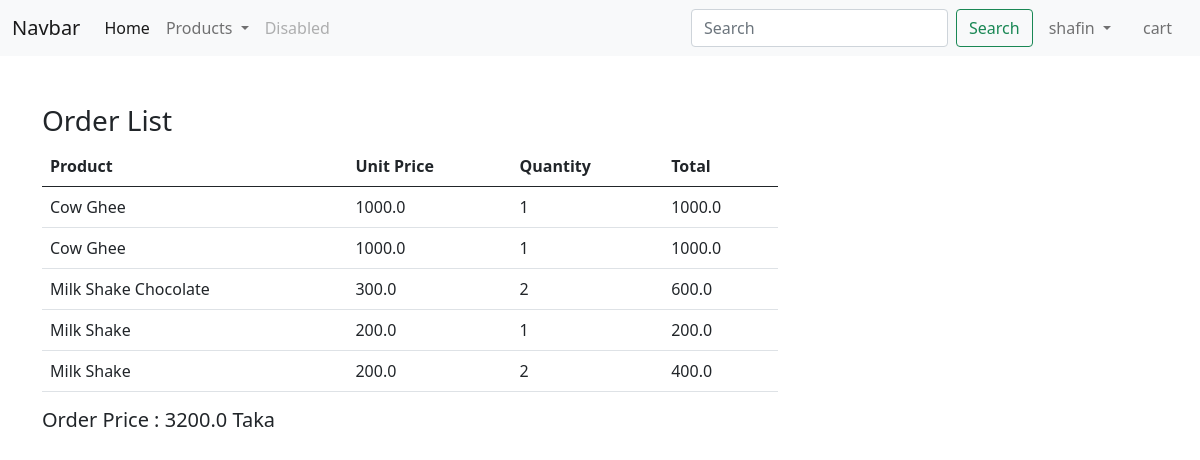
/order/ (signed in), run on the app's committed database.
### app/models.py (models this page shows, shortened)
class Order(models.Model):
    user = models.ForeignKey(User, on_delete=models.CASCADE)
    product = models.ForeignKey(Product, on_delete=models.CASCADE)
    quantity = models.PositiveIntegerField(default=1)
    total_cost = models.FloatField()
    ordered_date = models.DateTimeField(auto_now_add=True)

class Product(models.Model):
    title = models.CharField(max_length=100)
    price = models.FloatField()
    description = models.TextField()
    image = models.ImageField(upload_to='product')
    category = models.CharField(choices=CATEGORY_CHOICES,  max_length=5,null=True, blank=True)

### app/views.py (the view)
# urls.py: path('order/',views.order, name="order"),
def order(request):
    user = request.user
    print(user)
    order = OrderView.order.objects.filter(user=user)
    tot=0
    for item in order:
        tot += item.total_cost
    return render(request, 'app/order.html',locals())

### app/templates/app/order.html (shortened to what this page needs)
{% extends "app/base.html" %}
{% load static %}
{% block content %}
    <div class="container my-5">
        <div class="row">
            <h3> Order List</h3>
        </div>
        <div class="row">
            <div class="col-md-8">
                <table class="table">
                    <thead>
                        <tr>
                            <th scope="col">Product</th>
                            <th scope="col">Unit Price</th>
                            <th scope="col">Quantity</th>
                            <th scope="col">Total</th>
                        </tr>
                    </thead>
                    <tbody>
                        {% for item in order %}
                        <tr>
                            <td>{{item.product.title}}</td>
                            <td>{{item.product.price}}</td>
                            <td>{{item.quantity}}
                            </td>
                            <td>{{item.total_cost}}</td>
                        </tr>
                        {% endfor %}
                    </tbody>
                </table>
                <h5> Order Price : {{tot}} Taka</h5>
            </div>
{% endblock content %}

### app/templates/app/base.html (shortened to what this page needs)
<!DOCTYPE html>
{% load static %}
<html lang="en">
    <head>
        <link href="https://cdn.jsdelivr.net/npm/bootstrap@5.0.2/dist/css/bootstrap.min.css" rel="stylesheet">
        <link rel="stylesheet" href="{% static 'app/css/all.min.css' %}">
        <link rel="stylesheet" href="{% static 'app/css/owl.carousel.min.css' %}">
        <link rel="stylesheet" href="{% static 'app/css/style.css' %}">
    </head>
    <body>
        <nav class="navbar navbar-expand-lg navbar-light bg-light">
            <div class="container-fluid">
              <a class="navbar-brand" href="#">Navbar</a>
              <div class="collapse navbar-collapse" id="navbarSupportedContent">
                <ul class="navbar-nav me-auto mb-2 mb-lg-0">
                    {% if request.user.is_authenticated %}
                  <li class="nav-item">
                    <a class="nav-link active" aria-current="page" href="/">Home</a>
                  </li>
                  <li class="nav-item dropdown">
                    <a class="nav-link dropdown-toggle" href="#" role="button" data-bs-toggle="dropdown" aria-expanded="false">
                      Products
                    </a>
                  </li>
                  <li class="nav-item">
                    <a class="nav-link disabled" href="#" tabindex="-1" aria-disabled="true">Disabled</a>
                  </li>
                </ul>
                <form class="d-flex">
                  <input class="form-control me-2" type="search" placeholder="Search" aria-label="Search">
                  <button class="btn btn-outline-success" type="submit">Search</button>
                </form>
              </div>
              <ul class="navbar-nav me-auto mb-2 mb-lg-0">
                <li class="nav-item dropdown mx-2">
                  <a class="nav-link dropdown-toggle text-write" href="#" id="profileDropdown" role="button" data-bs-toggle="dropdown" aria-expanded="false">
                    {{request.user}}
                  </a>
                </li>
                <li class="nav-item mx-2">
                  <a href="{% url 'showcart' %}" class="nav-link text-black">cart</a>
                </li>
        {% endif %}
          </nav>
          {% block content %}{% endblock content %}
    </body>
</html>

### data on the page
Order: product "Cow Ghee", product.price "1000.0", quantity "1", total_cost "1000.0"
Order: product "Cow Ghee", product.price "1000.0", quantity "1", total_cost "1000.0"
Order: product "Milk Shake Chocolate", product.price "300.0", quantity "2", total_cost "600.0"
Order: product "Milk Shake", product.price "200.0", quantity "1", total_cost "200.0"
Order: product "Milk Shake", product.price "200.0", quantity "2", total_cost "400.0"

### other printed values
{{ request.user }} "shafin"
{{ tot }} "3200.0"
